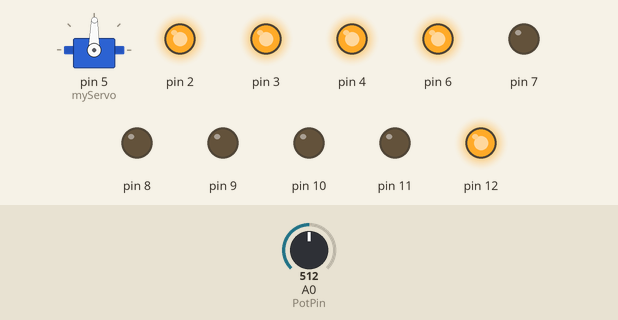
Simulated run of this sketch. Board: Arduino Uno, built with avr-gcc and run on an emulated ATmega328P. On the bench: servo, output pins drawn as LEDs (lit = HIGH). Dashed ring = blinking. The inputs (shaded band) are chosen by the test bench; at power-on: A0 (PotPin) = 512. What the sketch prints to the serial monitor is not drawn.

Above: at 1.2 s.
1.3 s: A0 (PotPin) set to 931
At 2.5 s:
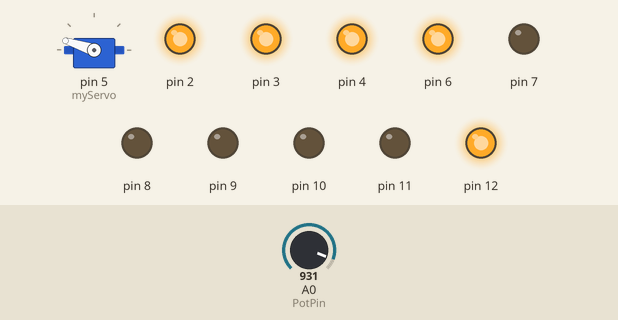
2.8 s: A0 (PotPin) set to 960
At 2.9 s:
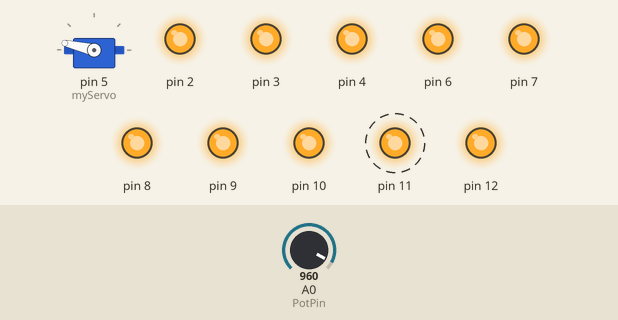
5.8 s: A0 (PotPin) set to 900
At 6.8 s:
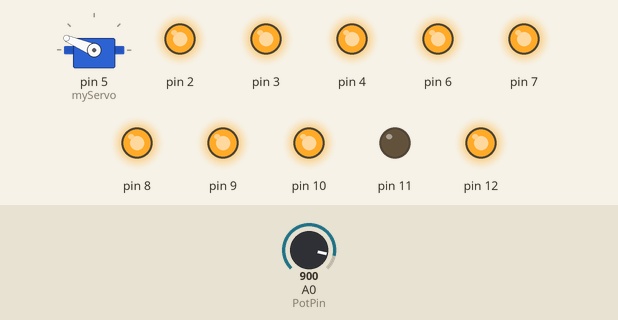
7.5 s: A0 (PotPin) set to 716
At 8.7 s:
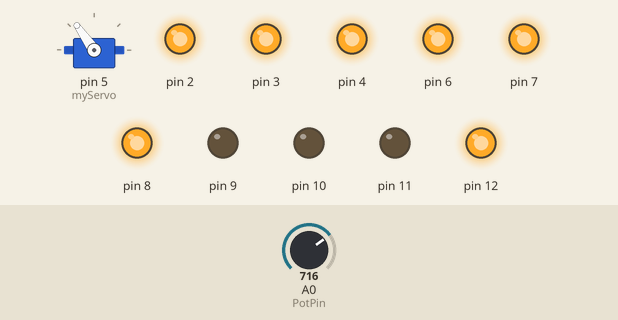
9.0 s: A0 (PotPin) set to 306
At 9.8 s:
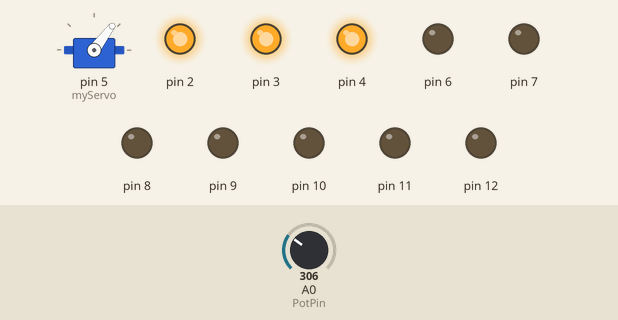
10.5 s: A0 (PotPin) set to 511
At 10.8 s:
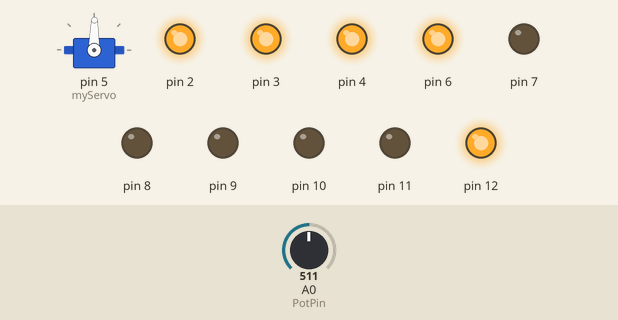
Timing chart, 0 to 13.0 s (numbered marks = the images above; inputs shaded):
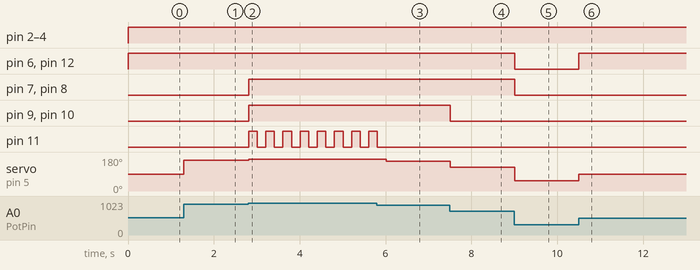

Measured:
- the behaviour switches between 942 and 943 on A0 (PotPin) (found by bisection; images 1 and 2)
- after the input at 1.3 s, servo on pin 5 (myServo): 89° → 162° at once
- after the input at 2.8 s, pin 7–10: LOW → HIGH at once; pin 11: alternates HIGH for 0.20 s and LOW for 0.20 s, starting at once; servo on pin 5 (myServo): 162° → 167° at once
- after the input at 5.8 s, pin 11: goes on until 5.8 s, then stays LOW; servo on pin 5 (myServo): 167° → 157° after 0.22 s
- after the input at 7.5 s, pin 9, pin 10: HIGH → LOW at once; servo on pin 5 (myServo): 157° → 125° at once
- after the input at 9.0 s, pin 6–8, pin 12: HIGH → LOW at once; servo on pin 5 (myServo): 125° → 53° at once
- after the input at 10.5 s, pin 6, pin 12: LOW → HIGH at once; servo on pin 5 (myServo): 53° → 89° at once

The sketch:

6.ino
```cpp
#include<Servo.h>

Servo myServo;
int const PotPin = A0;
int PotVal = 0;

int angle;
void setup() {
  Serial.begin(9600);
  pinMode(2, OUTPUT);
  pinMode(3, OUTPUT);
  pinMode(4, OUTPUT);
  pinMode(6, OUTPUT);
  pinMode(7, OUTPUT);
  pinMode(8, OUTPUT);
  pinMode(9, OUTPUT);
  pinMode(10, OUTPUT);
  pinMode(11, OUTPUT);
  pinMode(12, OUTPUT);
  myServo.attach(5);
}

void loop() {
  //Leemos puerto analogo
  PotVal = analogRead(PotPin);
  angle = map(PotVal,0,1023,0,179);
  myServo.write(angle);
  int sensorValue = analogRead(A0);
  //Calculamos el voltaje
  float voltaje = (sensorValue*5.0)/1024;
  //Verificamos el voltaje para encender los leds
  if (voltaje < 0.5){
    digitalWrite(2, HIGH);
    digitalWrite(3, LOW);
    digitalWrite(4, LOW);
    digitalWrite(12, LOW);
    digitalWrite(6, LOW);
    digitalWrite(7, LOW);
    digitalWrite(8, LOW);
    digitalWrite(9, LOW);
    digitalWrite(10, LOW);
    digitalWrite(11, LOW);
  } else if(voltaje >= 0.6 & voltaje <= 1.0){
    digitalWrite(2, HIGH);
    digitalWrite(3, HIGH);
    digitalWrite(4, LOW);
    digitalWrite(12, LOW);
    digitalWrite(6, LOW);
    digitalWrite(7, LOW);
    digitalWrite(8, LOW);
    digitalWrite(9, LOW);
    digitalWrite(10, LOW);
    digitalWrite(11, LOW);
  } else if(voltaje >= 1.1 & voltaje <= 1.5){
    digitalWrite(2, HIGH);
    digitalWrite(3, HIGH);
    digitalWrite(4, HIGH);
    digitalWrite(12, LOW);
    digitalWrite(6, LOW);
    digitalWrite(7, LOW);
    digitalWrite(8, LOW);
    digitalWrite(9, LOW);
    digitalWrite(10, LOW);
    digitalWrite(11, LOW);
  } else if(voltaje >= 1.6 & voltaje <= 2.0){
    digitalWrite(2, HIGH);
    digitalWrite(3, HIGH);
    digitalWrite(4, HIGH);
    digitalWrite(12, HIGH);
    digitalWrite(6, LOW);
    digitalWrite(7, LOW);
    digitalWrite(8, LOW);
    digitalWrite(9, LOW);
    digitalWrite(10, LOW);
    digitalWrite(11, LOW);
  } else if(voltaje >= 2.1 & voltaje <= 2.5){
    digitalWrite(2, HIGH);
    digitalWrite(3, HIGH);
    digitalWrite(4, HIGH);
    digitalWrite(12, HIGH);
    digitalWrite(6, HIGH);
    digitalWrite(7, LOW);
    digitalWrite(8, LOW);
    digitalWrite(9, LOW);
    digitalWrite(10, LOW);
    digitalWrite(11, LOW);
  } else if(voltaje >= 2.6 & voltaje <= 3.0){
    digitalWrite(2, HIGH);
    digitalWrite(3, HIGH);
    digitalWrite(4, HIGH);
    digitalWrite(12, HIGH);
    digitalWrite(6, HIGH);
    digitalWrite(7, HIGH);
    digitalWrite(8, LOW);
    digitalWrite(9, LOW);
    digitalWrite(10, LOW);
    digitalWrite(11, LOW);
  } else if(voltaje >= 3.1 & voltaje <= 3.5){
    digitalWrite(2, HIGH);
    digitalWrite(3, HIGH);
    digitalWrite(4, HIGH);
    digitalWrite(12, HIGH);
    digitalWrite(6, HIGH);
    digitalWrite(7, HIGH);
    digitalWrite(8, HIGH);
    digitalWrite(9, LOW);
    digitalWrite(10, LOW);
    digitalWrite(11, LOW);
  } else if(voltaje >= 3.6 & voltaje <= 4.0){
    digitalWrite(2, HIGH);
    digitalWrite(3, HIGH);
    digitalWrite(4, HIGH);
    digitalWrite(12, HIGH);
    digitalWrite(6, HIGH);
    digitalWrite(7, HIGH);
    digitalWrite(8, HIGH);
    digitalWrite(9, HIGH);
    digitalWrite(10, LOW);
    digitalWrite(11, LOW);
  } else if(voltaje >= 4.1 & voltaje <= 4.5){
    digitalWrite(2, HIGH);
    digitalWrite(3, HIGH);
    digitalWrite(4, HIGH);
    digitalWrite(12, HIGH);
    digitalWrite(6, HIGH);
    digitalWrite(7, HIGH);
    digitalWrite(8, HIGH);
    digitalWrite(9, HIGH);
    digitalWrite(10, HIGH);
    digitalWrite(11, LOW);
  } else if(voltaje >= 4.6 & voltaje <= 5.0){
    digitalWrite(2, HIGH);
    digitalWrite(3, HIGH);
    digitalWrite(4, HIGH);
    digitalWrite(12, HIGH);
    digitalWrite(6, HIGH);
    digitalWrite(7, HIGH);
    digitalWrite(8, HIGH);
    digitalWrite(9, HIGH);
    digitalWrite(10, HIGH);
    digitalWrite(11, HIGH);
    while(voltaje >= 4.6 & voltaje <= 5.0){
      digitalWrite(11, HIGH);
      delay(200);
      digitalWrite(11, LOW);
      delay(200);
      int sensorValue = analogRead(A0);
      float voltaje = (sensorValue*5.0)/1024;
      if(voltaje < 4.6){
        break;
      }
    }
  }
  Serial.print(voltaje);
  delay(10);
}
```
